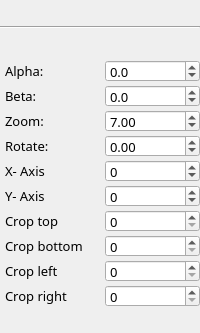
            <widget class="QWidget" name="page_image_3">
             <property name="geometry">
              <rect>
               <x>0</x>
               <y>0</y>
               <width>200</width>
               <height>333</height>
              </rect>
             </property>
             <attribute name="label">
              <string>Image 3</string>
             </attribute>
             <layout class="QVBoxLayout" name="verticalLayout_11">
              <property name="spacing">
               <number>5</number>
              </property>
              <property name="leftMargin">
               <number>0</number>
              </property>
              <property name="topMargin">
               <number>0</number>
              </property>
              <property name="rightMargin">
               <number>0</number>
              </property>
              <property name="bottomMargin">
               <number>0</number>
              </property>
              <item>
               <widget class="Line" name="line_11">
                <property name="orientation">
                 <enum>Qt::Horizontal</enum>
                </property>
               </widget>
              </item>
              <item>
               <layout class="QGridLayout" name="gridLayout_13">
                <property name="leftMargin">
                 <number>5</number>
                </property>
                <property name="horizontalSpacing">
                 <number>5</number>
                </property>
                <property name="verticalSpacing">
                 <number>3</number>
                </property>
                <item row="1" column="0">
                 <widget class="QLabel" name="label_117">
                  <property name="minimumSize">
                   <size>
                    <width>60</width>
                    <height>0</height>
                   </size>
                  </property>
                  <property name="font">
                   <font>
                    <family>Sans Serif</family>
                    <pointsize>10</pointsize>
                   </font>
                  </property>
                  <property name="text">
                   <string>Beta:</string>
                  </property>
                 </widget>
                </item>
                <item row="3" column="1">
                 <widget class="QDoubleSpinBox" name="val_rotate_image_3">
                  <property name="enabled">
                   <bool>true</bool>
                  </property>
                  <property name="minimumSize">
                   <size>
                    <width>50</width>
                    <height>0</height>
                   </size>
                  </property>
                  <property name="maximumSize">
                   <size>
                    <width>16777215</width>
                    <height>22</height>
                   </size>
                  </property>
                  <property name="font">
                   <font>
                    <family>Sans Serif</family>
                    <pointsize>10</pointsize>
                   </font>
                  </property>
                  <property name="minimum">
                   <double>-180.000000000000000</double>
                  </property>
                  <property name="maximum">
                   <double>180.000000000000000</double>
                  </property>
                  <property name="singleStep">
                   <double>0.100000000000000</double>
                  </property>
                 </widget>
                </item>
                <item row="2" column="0">
                 <widget class="QLabel" name="label_113">
                  <property name="minimumSize">
                   <size>
                    <width>80</width>
                    <height>0</height>
                   </size>
                  </property>
                  <property name="font">
                   <font>
                    <family>Sans Serif</family>
                    <pointsize>10</pointsize>
                   </font>
                  </property>
                  <property name="text">
                   <string>Zoom:</string>
                  </property>
                 </widget>
                </item>
                <item row="8" column="1">
                 <widget class="QSpinBox" name="val_crop_left_image_3">
                  <property name="minimumSize">
                   <size>
                    <width>60</width>
                    <height>0</height>
                   </size>
                  </property>
                  <property name="maximumSize">
                   <size>
                    <width>16777215</width>
                    <height>22</height>
                   </size>
                  </property>
                  <property name="font">
                   <font>
                    <family>Sans Serif</family>
                    <pointsize>10</pointsize>
                   </font>
                  </property>
                  <property name="maximum">
                   <number>2500</number>
                  </property>
                  <property name="value">
                   <number>0</number>
                  </property>
                 </widget>
                </item>
                <item row="1" column="1">
                 <widget class="QDoubleSpinBox" name="val_beta_image_3">
                  <property name="enabled">
                   <bool>true</bool>
                  </property>
                  <property name="minimumSize">
                   <size>
                    <width>60</width>
                    <height>0</height>
                   </size>
                  </property>
                  <property name="maximumSize">
                   <size>
                    <width>16777215</width>
                    <height>22</height>
                   </size>
                  </property>
                  <property name="font">
                   <font>
                    <family>Sans Serif</family>
                    <pointsize>10</pointsize>
                   </font>
                  </property>
                  <property name="decimals">
                   <number>1</number>
                  </property>
                  <property name="minimum">
                   <double>-110.000000000000000</double>
                  </property>
                  <property name="maximum">
                   <double>110.000000000000000</double>
                  </property>
                  <property name="singleStep">
                   <double>0.100000000000000</double>
                  </property>
                 </widget>
                </item>
                <item row="9" column="0">
                 <widget class="QLabel" name="label_118">
                  <property name="font">
                   <font>
                    <family>Sans Serif</family>
                    <pointsize>10</pointsize>
                   </font>
                  </property>
                  <property name="text">
                   <string>Crop right</string>
                  </property>
                 </widget>
                </item>
                <item row="4" column="0">
                 <widget class="QLabel" name="label_115">
                  <property name="enabled">
                   <bool>true</bool>
                  </property>
                  <property name="font">
                   <font>
                    <family>Sans Serif</family>
                    <pointsize>10</pointsize>
                   </font>
                  </property>
                  <property name="text">
                   <string>X- Axis</string>
                  </property>
                 </widget>
                </item>
                <item row="9" column="1">
                 <widget class="QSpinBox" name="val_crop_right_image_3">
                  <property name="minimumSize">
                   <size>
                    <width>60</width>
                    <height>0</height>
                   </size>
                  </property>
                  <property name="maximumSize">
                   <size>
                    <width>16777215</width>
                    <height>22</height>
                   </size>
                  </property>
                  <property name="font">
                   <font>
                    <family>Sans Serif</family>
                    <pointsize>10</pointsize>
                   </font>
                  </property>
                  <property name="maximum">
                   <number>2500</number>
                  </property>
                  <property name="value">
                   <number>0</number>
                  </property>
                 </widget>
                </item>
                <item row="0" column="1">
                 <widget class="QDoubleSpinBox" name="val_alpha_image_3">
                  <property name="enabled">
                   <bool>true</bool>
                  </property>
                  <property name="minimumSize">
                   <size>
                    <width>60</width>
                    <height>0</height>
                   </size>
                  </property>
                  <property name="maximumSize">
                   <size>
                    <width>16777215</width>
                    <height>22</height>
                   </size>
                  </property>
                  <property name="font">
                   <font>
                    <family>Sans Serif</family>
                    <pointsize>10</pointsize>
                   </font>
                  </property>
                  <property name="decimals">
                   <number>1</number>
                  </property>
                  <property name="minimum">
                   <double>-110.000000000000000</double>
                  </property>
                  <property name="maximum">
                   <double>110.000000000000000</double>
                  </property>
                  <property name="singleStep">
                   <double>0.100000000000000</double>
                  </property>
                 </widget>
                </item>
                <item row="2" column="1">
                 <widget class="QDoubleSpinBox" name="val_zoom_image_3">
                  <property name="minimumSize">
                   <size>
                    <width>60</width>
                    <height>0</height>
                   </size>
                  </property>
                  <property name="maximumSize">
                   <size>
                    <width>16777215</width>
                    <height>22</height>
                   </size>
                  </property>
                  <property name="font">
                   <font>
                    <family>Sans Serif</family>
                    <pointsize>10</pointsize>
                   </font>
                  </property>
                  <property name="decimals">
                   <number>2</number>
                  </property>
                  <property name="minimum">
                   <double>1.000000000000000</double>
                  </property>
                  <property name="maximum">
                   <double>15.000000000000000</double>
                  </property>
                  <property name="singleStep">
                   <double>0.020000000000000</double>
                  </property>
                  <property name="value">
                   <double>7.000000000000000</double>
                  </property>
                 </widget>
                </item>
                <item row="7" column="0">
                 <widget class="QLabel" name="label_101">
                  <property name="font">
                   <font>
                    <family>Sans Serif</family>
                    <pointsize>10</pointsize>
                   </font>
                  </property>
                  <property name="text">
                   <string>Crop bottom</string>
                  </property>
                 </widget>
                </item>
                <item row="4" column="1">
                 <widget class="QSpinBox" name="val_coordinate_x_image_3">
                  <property name="enabled">
                   <bool>true</bool>
                  </property>
                  <property name="minimumSize">
                   <size>
                    <width>50</width>
                    <height>0</height>
                   </size>
                  </property>
                  <property name="maximumSize">
                   <size>
                    <width>16777215</width>
                    <height>22</height>
                   </size>
                  </property>
                  <property name="font">
                   <font>
                    <family>Sans Serif</family>
                    <pointsize>10</pointsize>
                   </font>
                  </property>
                  <property name="minimum">
                   <number>-10000</number>
                  </property>
                  <property name="maximum">
                   <number>10000</number>
                  </property>
                  <property name="value">
                   <number>0</number>
                  </property>
                 </widget>
                </item>
                <item row="3" column="0">
                 <widget class="QLabel" name="label_24">
                  <property name="minimumSize">
                   <size>
                    <width>60</width>
                    <height>0</height>
                   </size>
                  </property>
                  <property name="font">
                   <font>
                    <family>Sans Serif</family>
                    <pointsize>10</pointsize>
                   </font>
                  </property>
                  <property name="text">
                   <string>Rotate: </string>
                  </property>
                 </widget>
                </item>
                <item row="6" column="1">
                 <widget class="QSpinBox" name="val_crop_top_image_3">
                  <property name="minimumSize">
                   <size>
                    <width>60</width>
                    <height>0</height>
                   </size>
                  </property>
                  <property name="maximumSize">
                   <size>
                    <width>16777215</width>
                    <height>22</height>
                   </size>
                  </property>
                  <property name="font">
                   <font>
                    <family>Sans Serif</family>
                    <pointsize>10</pointsize>
                   </font>
                  </property>
                  <property name="maximum">
                   <number>2500</number>
                  </property>
                  <property name="value">
                   <number>0</number>
                  </property>
                 </widget>
                </item>
                <item row="7" column="1">
                 <widget class="QSpinBox" name="val_crop_bottom_image_3">
                  <property name="minimumSize">
                   <size>
                    <width>60</width>
                    <height>0</height>
                   </size>
                  </property>
                  <property name="maximumSize">
                   <size>
                    <width>16777215</width>
                    <height>22</height>
                   </size>
                  </property>
                  <property name="font">
                   <font>
                    <family>Sans Serif</family>
                    <pointsize>10</pointsize>
                   </font>
                  </property>
                  <property name="maximum">
                   <number>2500</number>
                  </property>
                  <property name="value">
                   <number>0</number>
                  </property>
                 </widget>
                </item>
                <item row="8" column="0">
                 <widget class="QLabel" name="label_114">
                  <property name="font">
                   <font>
                    <family>Sans Serif</family>
                    <pointsize>10</pointsize>
                   </font>
                  </property>
                  <property name="text">
                   <string>Crop left</string>
                  </property>
                 </widget>
                </item>
                <item row="0" column="0">
                 <widget class="QLabel" name="label_112">
                  <property name="minimumSize">
                   <size>
                    <width>60</width>
                    <height>0</height>
                   </size>
                  </property>
                  <property name="font">
                   <font>
                    <family>Sans Serif</family>
                    <pointsize>10</pointsize>
                   </font>
                  </property>
                  <property name="text">
                   <string>Alpha:</string>
                  </property>
                 </widget>
                </item>
                <item row="6" column="0">
                 <widget class="QLabel" name="label_111">
                  <property name="font">
                   <font>
                    <family>Sans Serif</family>
                    <pointsize>10</pointsize>
                   </font>
                  </property>
                  <property name="text">
                   <string>Crop top</string>
                  </property>
                 </widget>
                </item>
                <item row="5" column="0">
                 <widget class="QLabel" name="label_116">
                  <property name="enabled">
                   <bool>true</bool>
                  </property>
                  <property name="font">
                   <font>
                    <family>Sans Serif</family>
                    <pointsize>10</pointsize>
                   </font>
                  </property>
                  <property name="text">
                   <string>Y- Axis</string>
                  </property>
                 </widget>
                </item>
                <item row="5" column="1">
                 <widget class="QSpinBox" name="val_coordinate_y_image_3">
                  <property name="enabled">
                   <bool>true</bool>
                  </property>
                  <property name="minimumSize">
                   <size>
                    <width>50</width>
                    <height>0</height>
                   </size>
                  </property>
                  <property name="maximumSize">
                   <size>
                    <width>16777215</width>
                    <height>22</height>
                   </size>
                  </property>
                  <property name="font">
                   <font>
                    <family>Sans Serif</family>
                    <pointsize>10</pointsize>
                   </font>
                  </property>
                  <property name="minimum">
                   <number>-10000</number>
                  </property>
                  <property name="maximum">
                   <number>10000</number>
                  </property>
                 </widget>
                </item>
               </layout>
              </item>
             </layout>
            </widget>
